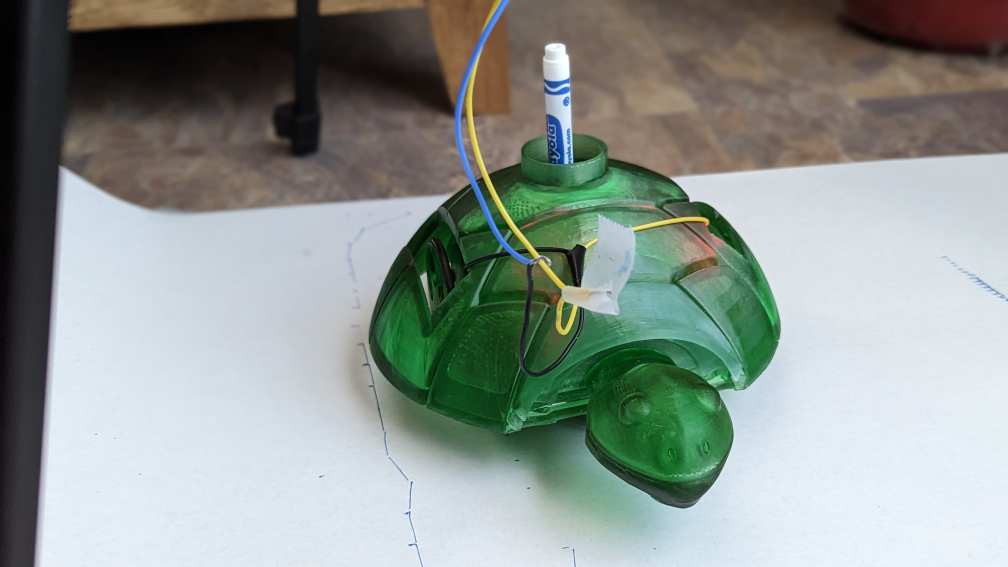
#> input picture media/PXL_20230213_151802286.PORTRAIT.jpg, 4032 x 2268 px (shown at 1/4 size); its folder holds only this picture in this run
$ python -i linedraw.py   (imports and definitions only)
#> lines starting #> are read from the running program, lines starting #| are printed output that depends on the picture; after the words box and inside, x2 and y2 are one past the last pixel; in counts of white or black regions, pixels touching at a corner belong together
### logo_util_img_to_svg/perlin.py
#Perlin Noise
#Based on Javascript from p5.js (https://github.com/processing/p5.js/blob/master/src/math/noise.js)

import math
import random

PERLIN_YWRAPB = 4
PERLIN_YWRAP = 1<<PERLIN_YWRAPB
PERLIN_ZWRAPB = 8
PERLIN_ZWRAP = 1<<PERLIN_ZWRAPB
PERLIN_SIZE = 4095

perlin_octaves = 4
perlin_amp_falloff = 0.5

def scaled_cosine(i):
    return 0.5*(1.0-math.cos(i*math.pi))

perlin = None

def noise(x,y=0,z=0):
    global perlin
    if perlin == None:
        perlin = []
        for i in range(0,PERLIN_SIZE+1):
            perlin.append(random.random())
    if x<0:x=-x
    if y<0:y=-y
    if z<0:z=-z

    xi,yi,zi = int(x),int(y),int(z)
    xf = x-xi
    yf = y-yi
    zf = z-zi
    rxf = ryf = None

    r = 0
    ampl = 0.5

    n1 = n2 = n3 = None
    for o in range(0,perlin_octaves):
        of=xi+(yi<<PERLIN_YWRAPB)+(zi<<PERLIN_ZWRAPB)

        rxf = scaled_cosine(xf)
        ryf = scaled_cosine(yf)

        n1  = perlin[of&PERLIN_SIZE]
        n1 += rxf*(perlin[(of+1)&PERLIN_SIZE]-n1)
        n2  = perlin[(of+PERLIN_YWRAP)&PERLIN_SIZE]
        n2 += rxf*(perlin[(of+PERLIN_YWRAP+1)&PERLIN_SIZE]-n2)
        n1 += ryf*(n2-n1)

        of += PERLIN_ZWRAP
        n2  = perlin[of&PERLIN_SIZE]
        n2 += rxf*(perlin[(of+1)&PERLIN_SIZE]-n2)
        n3  = perlin[(of+PERLIN_YWRAP)&PERLIN_SIZE]
        n3 += rxf*(perlin[(of+PERLIN_YWRAP+1)&PERLIN_SIZE]-n3)
        n2 += ryf*(n3-n2)

        n1 += scaled_cosine(zf)*(n2-n1)

        r += n1*ampl
        ampl *= perlin_amp_falloff
        xi<<=1
        xf*=2
        yi<<=1
        yf*=2
        zi<<=1
        zf*=2

        if (xf>=1.0): xi+=1; xf-=1
        if (yf>=1.0): yi+=1; yf-=1
        if (zf>=1.0): zi+=1; zf-=1
    return r

def noiseDetail(lod, falloff):
    if lod>0:perlin_octaves=lod
    if falloff>0:perlin_amp_falloff=falloff


class LCG():
    # [5 lines left out: function __init__, not called in this run]
    def setSeed(self,val=None):
        self.z = self.seed = (math.random()*self.m if val == None else val) >> 0
    def getSeed(self):
        return self.seed
    def rand(self):
        self.z = (self.a * self.z + self.c) % self.m
        return self.z/self.m


# [6 lines left out: function noiseSeed, not called in this run]


### logo_util_img_to_svg/strokesort.py
from random import *
from PIL import Image, ImageDraw, ImageOps
from util import *
import math

def sortlines(lines):
    print("optimizing stroke sequence...")
    clines = lines[:]
    slines = [clines.pop(0)]
    while clines != []:
        x,s,r = None,1000000,False
        for l in clines:
            d = distsum(l[0],slines[-1][-1])
            dr = distsum(l[-1],slines[-1][-1])
            if d < s:
                x,s,r = l[:],d,False
            if dr < s:
                x,s,r = l[:],s,True

        clines.remove(x)
        if r == True:
            x = x[::-1]
        slines.append(x)
    return slines

# [69 lines left out: functions rotate, distance, visualize, not called in this run]

# [6 lines that do not run on import are left out]

### logo_util_img_to_svg/util.py
# [6 lines left out: function midpt, not called in this run]

def distsum(*args):
    return sum([ ((args[i][0]-args[i-1][0])**2 + (args[i][1]-args[i-1][1])**2)**0.5 for i in range(1,len(args))])

### logo_util_img_to_svg/linedraw.py
from random import *
import math
import argparse

from PIL import Image, ImageDraw, ImageOps

from filters import *
from strokesort import *
import perlin
from util import *

filename = "hello"
no_cv = False
export_path = './output/' + filename + '.svg'
draw_contours = True
draw_hatch = False
show_bitmap = False
resolution = 2048
hatch_size = 16
contour_simplify = 1

try:
    import numpy as np
    import cv2
except:
    print("Cannot import numpy/openCV. Switching to NO_CV mode.")
    no_cv = True

def find_edges(IM):
    print("finding edges...")
    if no_cv:
        #appmask(IM,[F_Blur])
        appmask(IM,[F_SobelX,F_SobelY])
    else:
        im = np.array(IM)
        im = cv2.GaussianBlur(im,(3,3),0)
        im = cv2.Canny(im,100,200)
        IM = Image.fromarray(im)
    return IM.point(lambda p: p > 128 and 255)


def getdots(IM):
    print("getting contour points...")
    PX = IM.load()
    dots = []
    w,h = IM.size
    for y in range(h-1):
        row = []
        for x in range(1,w):
            if PX[x,y] == 255:
                if len(row) > 0:
                    if x-row[-1][0] == row[-1][-1]+1:
                        row[-1] = (row[-1][0],row[-1][-1]+1)
                    else:
                        row.append((x,0))
                else:
                    row.append((x,0))
        dots.append(row)
    return dots

def connectdots(dots):
    print("connecting contour points...")
    contours = []
    for y in range(len(dots)):
        for x,v in dots[y]:
            if v > -1:
                if y == 0:
                    contours.append([(x,y)])
                else:
                    closest = -1
                    cdist = 100
                    for x0,v0 in dots[y-1]:
                        if abs(x0-x) < cdist:
                            cdist = abs(x0-x)
                            closest = x0

                    if cdist > 3:
                        contours.append([(x,y)])
                    else:
                        found = 0
                        for i in range(len(contours)):
                            if contours[i][-1] == (closest,y-1):
                                contours[i].append((x,y,))
                                found = 1
                                break
                        if found == 0:
                            contours.append([(x,y)])
        for c in contours:
            if c[-1][1] < y-1 and len(c)<4:
                contours.remove(c)
    return contours


def getcontours(IM,sc=2):
    print("generating contours...")
    IM = find_edges(IM)
    IM1 = IM.copy()
    IM2 = IM.rotate(-90,expand=True).transpose(Image.FLIP_LEFT_RIGHT)
    dots1 = getdots(IM1)
    contours1 = connectdots(dots1)
    dots2 = getdots(IM2)
    contours2 = connectdots(dots2)

    for i in range(len(contours2)):
        contours2[i] = [(c[1],c[0]) for c in contours2[i]]
    contours = contours1+contours2

    for i in range(len(contours)):
        for j in range(len(contours)):
            if len(contours[i]) > 0 and len(contours[j])>0:
                if distsum(contours[j][0],contours[i][-1]) < 8:
                    contours[i] = contours[i]+contours[j]
                    contours[j] = []

    for i in range(len(contours)):
        contours[i] = [contours[i][j] for j in range(0,len(contours[i]),8)]


    contours = [c for c in contours if len(c) > 1]

    for i in range(0,len(contours)):
        contours[i] = [(v[0]*sc,v[1]*sc) for v in contours[i]]

    for i in range(0,len(contours)):
        for j in range(0,len(contours[i])):
            contours[i][j] = int(contours[i][j][0]+10*perlin.noise(i*0.5,j*0.1,1)),int(contours[i][j][1]+10*perlin.noise(i*0.5,j*0.1,2))

    return contours


def hatch(IM,sc=16):
    print("hatching...")
    PX = IM.load()
    w,h = IM.size
    lg1 = []
    lg2 = []
    for x0 in range(w):
        for y0 in range(h):
            x = x0*sc
            y = y0*sc
            if PX[x0,y0] > 144:
                pass

            elif PX[x0,y0] > 64:
                lg1.append([(x,y+sc/4),(x+sc,y+sc/4)])
            elif PX[x0,y0] > 16:
                lg1.append([(x,y+sc/4),(x+sc,y+sc/4)])
                lg2.append([(x+sc,y),(x,y+sc)])

            else:
                lg1.append([(x,y+sc/4),(x+sc,y+sc/4)])
                lg1.append([(x,y+sc/2+sc/4),(x+sc,y+sc/2+sc/4)])
                lg2.append([(x+sc,y),(x,y+sc)])

    lines = [lg1,lg2]
    for k in range(0,len(lines)):
        for i in range(0,len(lines[k])):
            for j in range(0,len(lines[k])):
                if lines[k][i] != [] and lines[k][j] != []:
                    if lines[k][i][-1] == lines[k][j][0]:
                        lines[k][i] = lines[k][i]+lines[k][j][1:]
                        lines[k][j] = []
        lines[k] = [l for l in lines[k] if len(l) > 0]
    lines = lines[0]+lines[1]

    for i in range(0,len(lines)):
        for j in range(0,len(lines[i])):
            lines[i][j] = int(lines[i][j][0]+sc*perlin.noise(i*0.5,j*0.1,1)),int(lines[i][j][1]+sc*perlin.noise(i*0.5,j*0.1,2))-j
    return lines


def sketch(path):
    IM = None
    possible = [path,"images/"+path,"images/"+path+".jpg","images/"+path+".png","images/"+path+".tif"]
    for p in possible:
        try:
            IM = Image.open(p)
#> IM is the input picture: PIL image 4032x2268 RGB; mean R, G, B 141, 149.7, 144
            break
        except FileNotFoundError:
            print("The Input File wasn't found. Check Path")
            exit(0)
            pass
    w,h = IM.size
#> w = 4032; h = 2268

    IM = IM.convert("L")
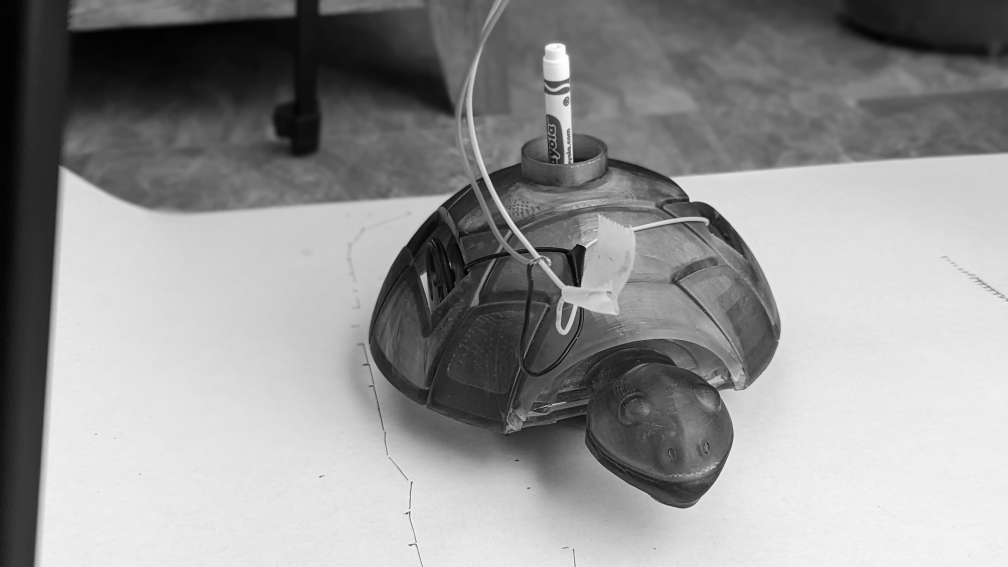
#> IM: PIL image 4032x2268 L (shown at 1/4 size); min 0, max 255, mean 146.4
    IM=ImageOps.autocontrast(IM,10)
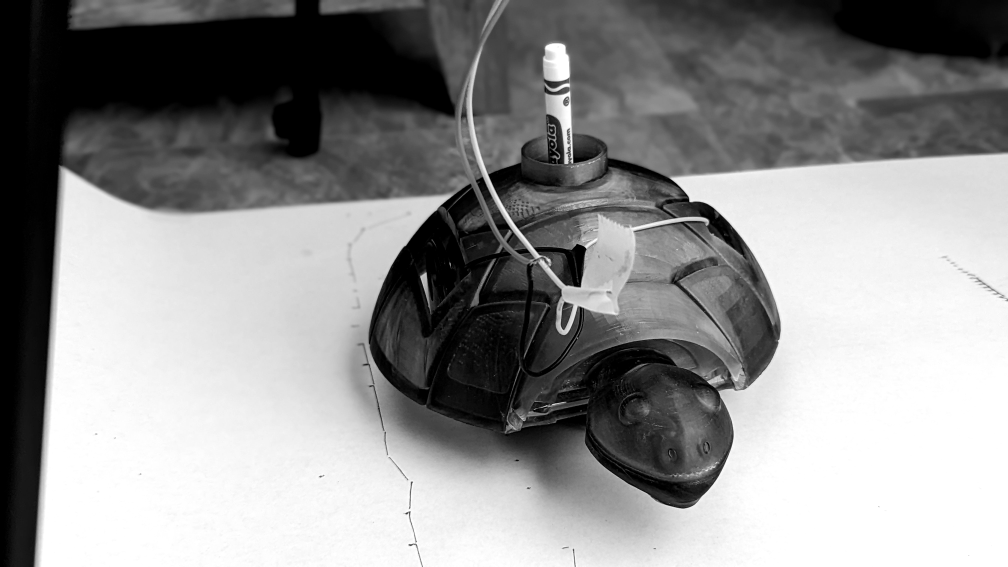
#> IM: PIL image 4032x2268 L (shown at 1/4 size); min 0, max 255, mean 142.6

    lines = []
    if draw_contours:
        lines += getcontours(IM.resize((resolution//contour_simplify,resolution//contour_simplify*h//w)),contour_simplify)
#> in find_edges, `im = cv2.Canny(im,100,200)`:
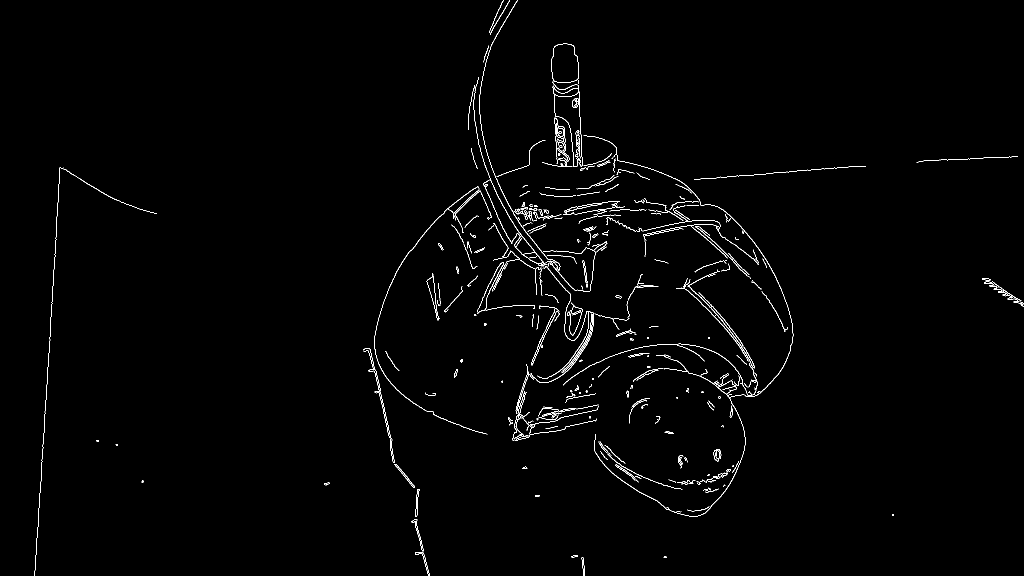
#> im: shape (1152, 2048) (shown at 1/2 size); 1.1% white in thin lines or dots
#> in getcontours, `IM2 = IM.rotate(-90,expand=True).transpose(Image.FLIP_LEFT_RIGHT)`:
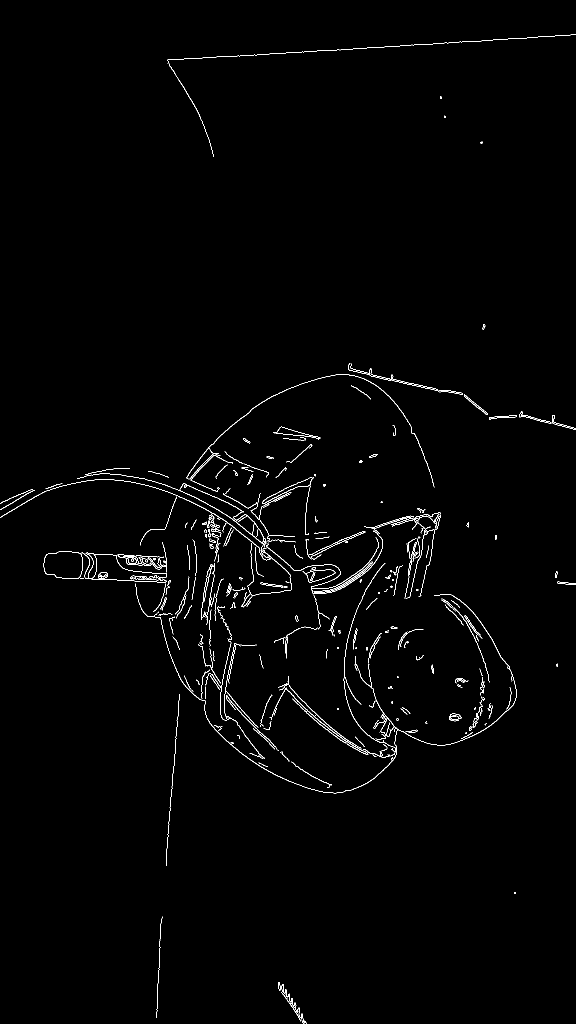
#> IM2: PIL image 1152x2048 L (shown at 1/2 size); 1.1% white in thin lines or dots
#> in getcontours, `dots1 = getdots(IM1)`: dots1 = 1151 items
#> after the loop in connectdots, `for y in range(len(dots)):`: contours = 500 items
#> in getcontours, `dots2 = getdots(IM2)`: dots2 = 2047 items, first 6: [], [], [], [], [], []
#> in getcontours, `contours2 = connectdots(dots2)`: contours2 = 533 items
#> in getcontours, `contours = contours1+contours2`: contours = 1033 items
#> in getcontours, `contours = [c for c in contours if len(c) > 1]`: contours = 343 items
#> the loop in getcontours, `for i in range(0,len(contours)):` made 343 passes
    if draw_hatch:
        lines += hatch(IM.resize((resolution//hatch_size,resolution//hatch_size*h//w)),hatch_size)

    lines = sortlines(lines)
    if show_bitmap:
        disp = Image.new("RGB",(resolution,resolution*h//w),(255,255,255))
        draw = ImageDraw.Draw(disp)
        for l in lines:
            draw.line(l,(0,0,0),5)
        disp.show()

    f = open(export_path,'w')
    f.write(makesvg(lines))
#> the loop in makesvg, `for l in lines:` made 343 passes
#> l on passes 4, 6, 8: [(971, 127), (973, 119), (975, 112), (978, 103), (982, 95)], [(1038, 472), (1034, 480), (1028, 488)], [(1062, 521), (1071, 525), (1078, 529), (1086, 529)]
    f.close()
    print(len(lines),"strokes.")
#| 343 strokes.
    print("done.")
    return lines


def makesvg(lines):
    print("generating svg file...")
    out = '<svg xmlns="http://www.w3.org/2000/svg" version="1.1">'
    for l in lines:
        l = ",".join([str(p[0]*0.5)+","+str(p[1]*0.5) for p in l])
        out += '<polyline points="'+l+'" stroke="black" stroke-width="2" fill="none" />\n'
    out += '</svg>'
    return out

# [43 lines not run here, left out]

>>> result = sketch('../media/PXL_20230213_151802286.PORTRAIT.jpg')

$ run again, on media/PXL_20230224_003402079.PORTRAIT.jpg
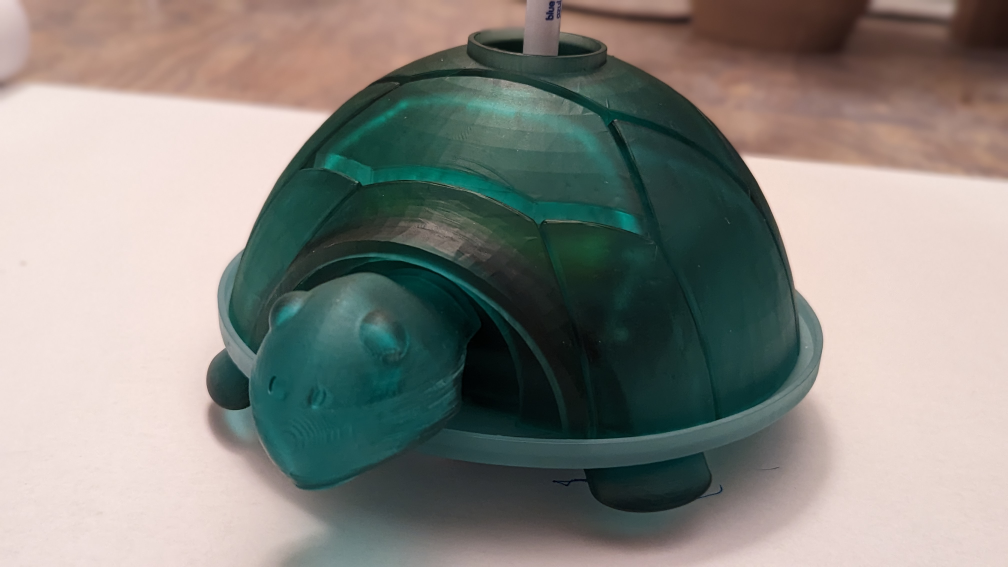
#> input picture media/PXL_20230224_003402079.PORTRAIT.jpg, 4032 x 2268 px (shown at 1/4 size)
#> in sketch, IM is the input picture: PIL image 4032x2268 RGB; mean R, G, B 135.7, 134.6, 128.2
#> in find_edges, `im = cv2.Canny(im,100,200)`:
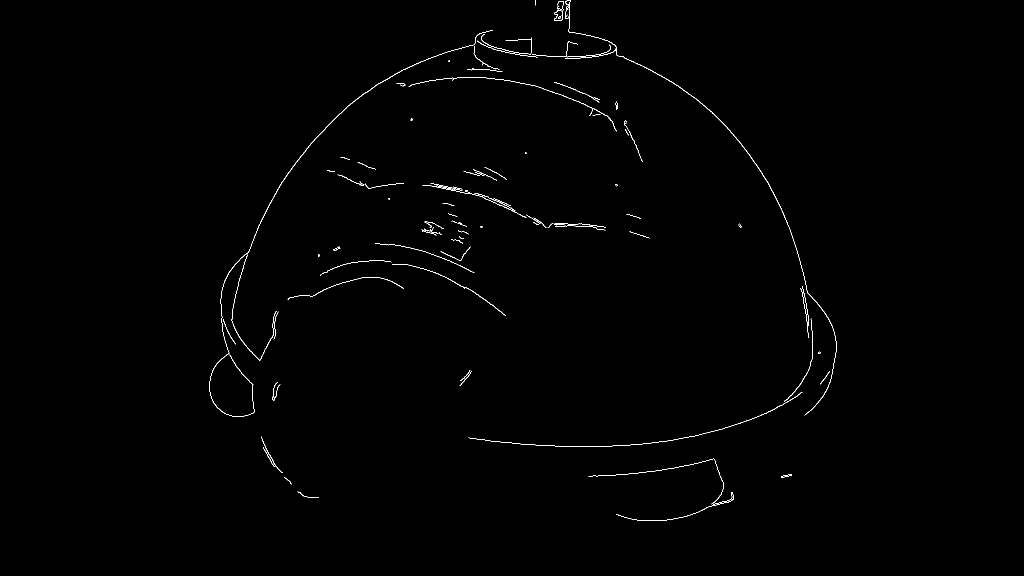
#> im: shape (1152, 2048) (shown at 1/2 size); 0.45% white in thin lines or dots, all inside (x1, y1, x2, y2) = (419, 0, 1673, 1042)
#> in getcontours, `IM2 = IM.rotate(-90,expand=True).transpose(Image.FLIP_LEFT_RIGHT)`:
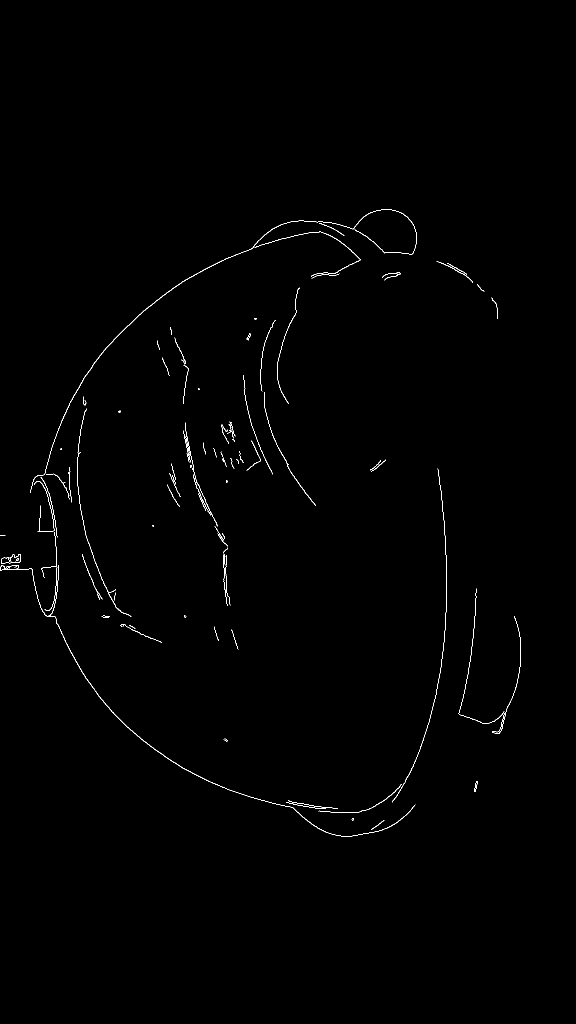
#> IM2: PIL image 1152x2048 L (shown at 1/2 size); 0.45% white in thin lines or dots, all inside (x1, y1, x2, y2) = (0, 419, 1042, 1673)
#> dots1 = 1151 items
#> after the loop in connectdots, `for y in range(len(dots)):`: contours = 127 items
#> dots2 = 2047 items, first 6: [], [], [], [], [], []
#> contours2 = 143 items
#> the loop in getcontours, `for i in range(len(contours2)):` made 143 passes
#> in getcontours, `contours = contours1+contours2`: contours = 270 items
#> in getcontours, `contours = [c for c in contours if len(c) > 1]`: contours = 125 items
#> the loop in getcontours, `for i in range(0,len(contours)):` made 125 passes
#> the loop in getcontours, `for i in range(0,len(contours)):` made 125 passes
#> the loop in sortlines, `while clines != []:` made 124 passes
#> the loop in makesvg, `for l in lines:` made 125 passes
#> l on passes 1, 4, 14, 15, 17, 18, 19: [(1074, 2), (1074, 10)], [(1118, 45), (1110, 44)], [(684, 499), (672, 506), (680, 503)], [(681, 499), (674, 503), (683, 498)], [(931, 480), (923, 476)], [(920, 463), (928, 465), (936, 467), (939, 470)], [(933, 456), (924, 452), (924, 449), (916, 448), (908, 446)]
#| 125 strokes.
